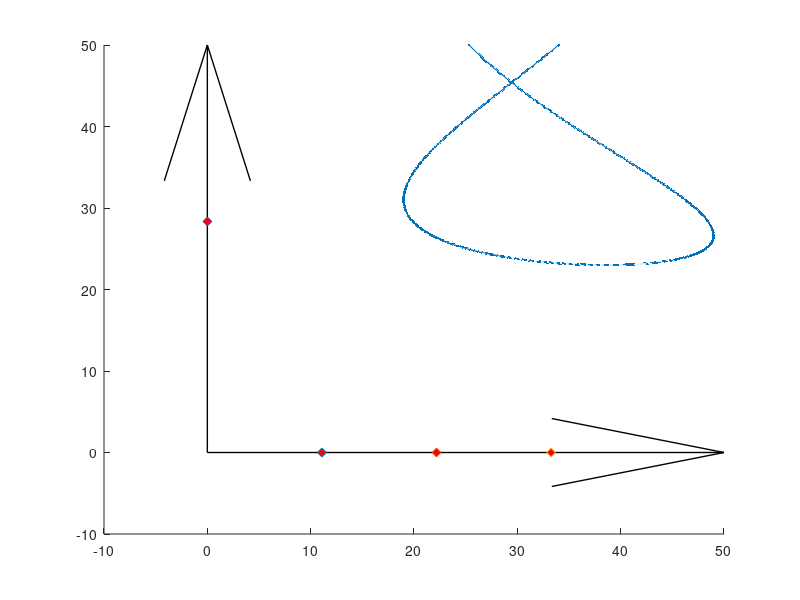

The MATLAB script that drew this image: (Note: this script raises an error after producing the figure.)
% close all;
clear variables;

disp("Creating File...");

dt = 1/30;
t = 0:dt:30;

% x = 35+5*sin(t);
% y = 35+5*cos(t);
% z = 7+0.5*t;
% 
x = -15.*sin(0.23.*t) + 34;
y = 0.12.*t.*(t-30) + 50;
z = 15*atan(0.5.*t - 5) - 14.*atan(0.5.*t-7)+ 5.*atan(0.5.*(t-25)) +12 ;
% 
% dx = diff(x);
% dy = diff(y);
% dz = diff(z);
% dt = 1/30;
% v = sqrt((dx/dt).^2 + (dy/dt).^2 + (dz/dt).^2);
% figure(); plot(t(1:end-1),v);

% comet3(x(1:2:end),y(1:2:end),z(1:2:end));

figure(); hold on;
% subplot(1,2,1);
plot3(x,y,z,".-");

% comet3(x,y,z);

%%%
% origin pos   = 32     , 35     , 240
% station1 pos = 32.0001, 35     , 240
% station2 pos = 32.0002, 35     , 240
% station3 pos = 32.0003, 35     , 240
% station4 pos = 32     , 34.9997, 240
%%%

cams_pos = [1.1089099908e+01 -3.3595082272e-10 -9.6773529616e-06;
            2.2178199991e+01 -7.1217698400e-11 -3.8707022709e-05;
            3.3267300250e+01 -1.9819523799e-10 -8.7093016935e-05;
            3.9329437112e-05  2.8349008236e+01 -6.2940256218e-05;];

Rz = @(psi) [cos(psi), sin(psi), 0;
            -sin(psi), cos(psi), 0;
            0        , 0        ,1];

Ry = @(theta) [cos(theta), 0    , -sin(theta);
               0         , 1    , 0          ;
               sin(theta), 0    , cos(theta)];

Rx = @(phi) [1, 0       , 0       ;
             0, cos(phi), sin(phi);
             0, -sin(phi), cos(phi)];

DCM_origin2camera = @(psi, theta, phi) Rx(deg2rad(phi))*Ry(deg2rad(theta))*Rz(deg2rad(psi));


camera_angles = [70, -15, 0.0000;
                90, -15, 0;
                80, -15, 0;
                0, -15, 0.0000;];

% camera_DCMs 

for i = 1:length(camera_angles)
    camera_DCMs(i,:,:) = DCM_origin2camera(camera_angles(i,1),camera_angles(i,2),camera_angles(i,3));
end 



% Draw Origin System
quiver3(0,0,0,50,0,0,"off", "Color","k","LineWidth",1);
quiver3(0,0,0,0,50,0,"off", "Color","k","LineWidth",1);
quiver3(0,0,0,0,0,50,"off", "Color","k","LineWidth",1);

% Draw Stations
for i = 1:length(cams_pos)
    pos = cams_pos(i,:);
    scatter3(pos(1),pos(2),pos(3), 40,"MarkerFaceColor",'r', "Marker",'diamond');
end

Vertical_halfAngle_deg = 26.1;
Horizontal_halfAngle_deg = 47;
depth_m = 10;
DrawCamsFOV(gca(), cams_pos, camera_angles, Vertical_halfAngle_deg, Horizontal_halfAngle_deg, depth_m);

axis equal;
xlim([-5, 55]);
ylim([-5, 55]);
zlim([-10, 55]);
xlabel("X");
ylabel("Y");
zlabel("Z");
view(3); grid on;


%% Azimuth elevation calc

syms theta psi or2cam

% cam2drone = Ry(theta)*Rz(psi);
% disp(transpose(cam2drone)*[1;0;0]);

for cam_i = 1:length(camera_DCMs)
    for point_i = 1:length(x)
        Vec = [x(point_i);y(point_i);z(point_i)] - [cams_pos(cam_i,1);cams_pos(cam_i,2);cams_pos(cam_i,3)];
        Test_Length(cam_i, point_i) = norm(Vec);
        Vec = Vec./norm(Vec);

        DCM_or2cam = DCM_origin2camera(camera_angles(cam_i,1),camera_angles(cam_i,2),camera_angles(cam_i,3));
        Vec_CAM = DCM_or2cam*Vec;

        theta = -asin(Vec_CAM(3));
        azimuth = atan(Vec_CAM(2)/Vec_CAM(1));
        
        Trajectory_elev_azim(cam_i, point_i, :) = [theta, azimuth];

       
    end
end


%% Test

% for cam_i = 1:length(camera_DCMs)
%     for point_i = 1:length(x)
%         tehta_azimuth_vec = reshape(Trajectory_elev_azim(cam_i, point_i,:),1,2);
%         pos = cams_pos(cam_i,:);
%         vector_cam2drone_CAM = (Ry(Trajectory_elev_azim(cam_i,point_i,1))*Rz(Trajectory_elev_azim(cam_i, point_i,2)))'*[1;0;0]*Test_Length(cam_i, point_i);
%         DCM_or2cam = DCM_origin2camera(camera_angles(cam_i,1),camera_angles(cam_i,2),camera_angles(cam_i,3));
%         vector_cam2drone_ORIGIN = DCM_or2cam'*vector_cam2drone_CAM;
% 
%         drone_position(cam_i, point_i,:) = pos' + vector_cam2drone_ORIGIN;
%     end
% end
% 
% plot3(drone_position(1,:,1),drone_position(1,:,2),drone_position(1,:,3), "r--");
% plot3(drone_position(2,:,1),drone_position(2,:,2),drone_position(2,:,3), "g--");
% plot3(drone_position(3,:,1),drone_position(3,:,2),drone_position(3,:,3), "k--");
% plot3(drone_position(4,:,1),drone_position(4,:,2),drone_position(4,:,3), "y--");
% 
% disp("DONE WITH TESTING");

%% DROP TO FILE

A = (1920/2)/tand(47);
B = (1080/2)/tand(26.1);

if ~exist("InjectedData", 'dir')
   mkdir("InjectedData");
   disp("Created Directory 'InjectedData\'");
end

FILE = fopen("InjectedData\injection_data.csv", "w");

for point_i = 1:length(Trajectory_elev_azim(1,:,1))
    for cams_i = 1:length(camera_angles)
        
        az = Trajectory_elev_azim(cams_i, point_i, 2);
        el = Trajectory_elev_azim(cams_i, point_i, 1);

%            THIS IS THE GEOMETRIC WAY TO SOLVE IT:
%            pix_1 = 1920/2 - A*tan(az);
%            pix_2 = 1080/2 + B/cos(az)*tan(el);
       
        
        camera_num = 1;
        option_num = 1;
        [pix_1, pix_2] = camera_calibration_final_inverse(camera_num, option_num, -rad2deg(az), -rad2deg(el));

        if (pix_1 > 1920 || pix_1 < 0)
            continue;
        end
        if (pix_2 > 1080 || pix_2 < 0)
            continue;
        end
        str_write = sprintf("%.0f,%.10f,%.10f,%.10f\n", cams_i,round(pix_1), round(pix_2), t(point_i));
%         str_write = [cams_i, pix_1, pix_2];
        fprintf(FILE,str_write);
    end
end
fclose(FILE);
disp("DONE WITH CREATING INJECTION FILE injection_data.csv");

save("InjectedData\injected_data.mat", ...
    'x', ...
    'y', ...
    'z', ...
    't', ...
    'dt', ...
    'cams_pos', ...
    'camera_angles', ...
    'Vertical_halfAngle_deg', ...
    'Horizontal_halfAngle_deg', ...
    'depth_m');

disp("Saved injection parameters to 'injected_data.mat'");
